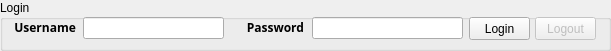
  <widget class="QGroupBox" name="logingroup">
   <property name="geometry">
    <rect>
     <x>6</x>
     <y>5</y>
     <width>611</width>
     <height>51</height>
    </rect>
   </property>
   <property name="title">
    <string>Login</string>
   </property>
   <widget class="QLabel" name="usernamelabel">
    <property name="geometry">
     <rect>
      <x>8</x>
      <y>17</y>
      <width>71</width>
      <height>20</height>
     </rect>
    </property>
    <property name="font">
     <font>
      <family>Arial Unicode MS</family>
      <weight>75</weight>
      <bold>true</bold>
     </font>
    </property>
    <property name="text">
     <string>Username </string>
    </property>
    <property name="alignment">
     <set>Qt::AlignRight|Qt::AlignTrailing|Qt::AlignVCenter</set>
    </property>
   </widget>
   <widget class="QLabel" name="passwordlabel">
    <property name="geometry">
     <rect>
      <x>243</x>
      <y>17</y>
      <width>61</width>
      <height>20</height>
     </rect>
    </property>
    <property name="font">
     <font>
      <family>Arial Unicode MS</family>
      <weight>75</weight>
      <bold>true</bold>
     </font>
    </property>
    <property name="text">
     <string>Password</string>
    </property>
    <property name="alignment">
     <set>Qt::AlignRight|Qt::AlignTrailing|Qt::AlignVCenter</set>
    </property>
   </widget>
   <widget class="QLineEdit" name="usernameedit">
    <property name="geometry">
     <rect>
      <x>83</x>
      <y>17</y>
      <width>141</width>
      <height>22</height>
     </rect>
    </property>
    <property name="font">
     <font>
      <family>Arial Unicode MS</family>
      <pointsize>8</pointsize>
      <weight>50</weight>
      <bold>false</bold>
     </font>
    </property>
    <property name="maxLength">
     <number>30</number>
    </property>
    <property name="alignment">
     <set>Qt::AlignCenter</set>
    </property>
   </widget>
   <widget class="QLineEdit" name="passwordedit">
    <property name="geometry">
     <rect>
      <x>312</x>
      <y>17</y>
      <width>151</width>
      <height>22</height>
     </rect>
    </property>
    <property name="font">
     <font>
      <family>Arial Unicode MS</family>
      <pointsize>8</pointsize>
      <weight>50</weight>
      <bold>false</bold>
     </font>
    </property>
    <property name="maxLength">
     <number>30</number>
    </property>
    <property name="echoMode">
     <enum>QLineEdit::Password</enum>
    </property>
    <property name="alignment">
     <set>Qt::AlignCenter</set>
    </property>
   </widget>
   <widget class="QPushButton" name="loginbutton">
    <property name="geometry">
     <rect>
      <x>469</x>
      <y>17</y>
      <width>61</width>
      <height>23</height>
     </rect>
    </property>
    <property name="text">
     <string>Login</string>
    </property>
   </widget>
   <widget class="QPushButton" name="logoutbutton">
    <property name="enabled">
     <bool>false</bool>
    </property>
    <property name="geometry">
     <rect>
      <x>535</x>
      <y>17</y>
      <width>61</width>
      <height>23</height>
     </rect>
    </property>
    <property name="text">
     <string>Logout</string>
    </property>
   </widget>
  </widget>
